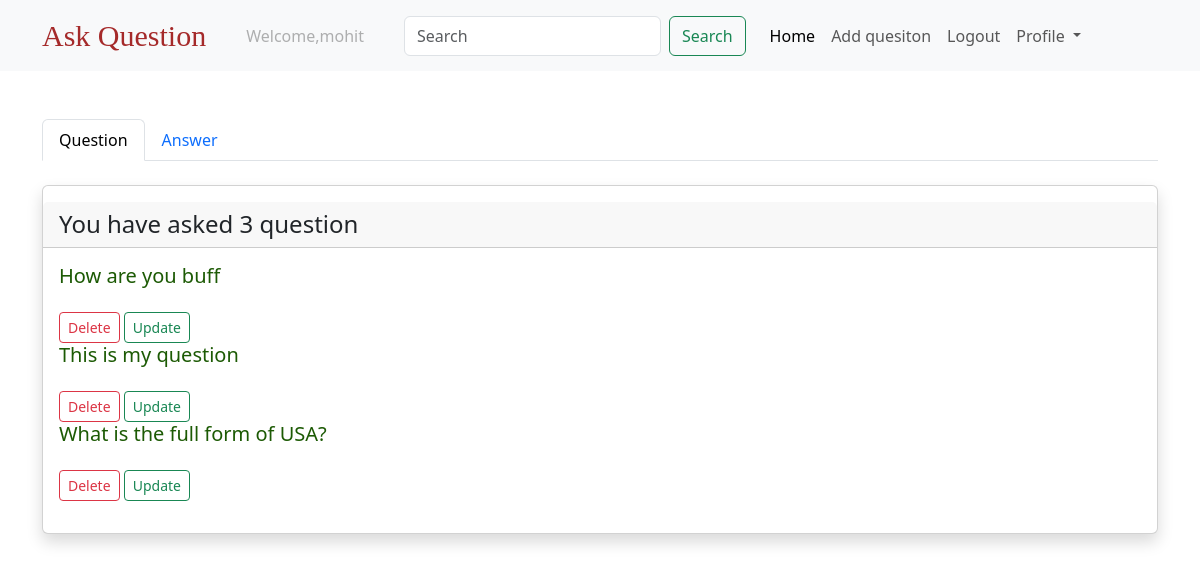
/list/ (signed in), run on the app's committed database.
### users/models.py (models this page shows)
class CustomUser(AbstractUser):
    pass

### questions/models.py (models this page shows, shortened)
class Question(models.Model):
    created_at = models.DateTimeField(auto_now_add=True)
    title = models.CharField(max_length=250)
    body = models.TextField()
    slug = models.SlugField(max_length=250, unique=True)
    author = models.ForeignKey(settings.AUTH_USER_MODEL,
                               on_delete=models.CASCADE,
                               related_name='questions')

### questions/views.py (the view)
# urls.py: path('list/',list_info,name = 'list'),
@login_required
def list_info(request):
    questions = Question.objects.filter(author = request.user).order_by('-created_at')
    answers = Answer.objects.filter(author = request.user).order_by("-created_at")
    return render(request,'list_info.html',{'questions':questions,'answers':answers})

### templates/list_info.html (shortened to what this page needs)
{% extends "base.html"%}
{% load crispy_forms_tags %}
{% block body %}
<div class = "container mt-5">
    <nav>
        <div class="nav nav-tabs" id="nav-tab" role="tablist">
          <button class="nav-link active" id="nav-home-tab" data-bs-toggle="tab" data-bs-target="#nav-home" type="button" role="tab" aria-controls="nav-home" aria-selected="true">Question</button>
          <button class="nav-link" id="nav-profile-tab" data-bs-toggle="tab" data-bs-target="#nav-profile" type="button" role="tab" aria-controls="nav-profile" aria-selected="false">Answer</button>
        </div>
      </nav>
      <div class="tab-content" id="nav-tabContent">
        <div class="tab-pane fade show active" id="nav-home" role="tabpanel" aria-labelledby="nav-home-tab" tabindex="0">
                <div class = 'card mt-4 py-3 shadow'>
                    <h4 class = "card-header"> You have asked {{ questions.count}} question</h4>
                    <div class = "card-body">
                        {% for question in questions %}
                          <h5 class = "card-text"><a class = "link-style" href="{% url 'question-details' question.slug %}">{{question.title}}</a></h5>
                          <a  class = "btn btn-outline-danger btn-sm mt-3"href="{% url 'delete-question' question.slug%}">Delete</a>
                          <a  class = "btn btn-outline-success btn-sm mt-3"href="{% url 'update-question' question.slug%}">Update</a>
                        {% endfor %}
                    </div>
                </div>
        </div>
        </div>
      </div>
{% endblock %}

### templates/navbar.html (shortened to what this page needs)
<nav class="navbar navbar-expand-lg bg-body-tertiary">
    <div class="container">
      <a class="navbar-brand text-style" href="{%url 'question-list'%}">Ask Question</a>
      <div class="collapse navbar-collapse" id="navbarSupportedContent">
        <ul class="navbar-nav me-auto mb-2 mb-lg-0">
          {% if request.user.is_authenticated %}
            <li class="nav-item mx-3">
                <a class="nav-link disabled" aria-disabled="true">Welcome,{{request.user.username}}</a>
              </li>
              <form class="d-flex mx-3" role="search">
                <input class="form-control me-2" type="search" placeholder="Search" name = "q"aria-label="Search">
                <button class="btn btn-outline-success" type="submit">Search</button>
              </form>
          <li class="nav-item">
            <a class="nav-link active" aria-current="page" href="{% url 'question-list'%}">Home</a>
          </li>
          <li class="nav-item">
            <a class="nav-link" href="{% url 'add-question'%}">Add quesiton</a>
          </li>
          <li class="nav-item">
            <a class="nav-link" href="{% url 'logout'%}">Logout</a>
          </li>
          <li class="nav-item dropdown">
            <a class="nav-link dropdown-toggle" href="#" role="button" data-bs-toggle="dropdown" aria-expanded="false">
             Profile
            </a>
          {% endif%}
        </ul>
      </div>
    </div>
  </nav>

### templates/navbar.html (style rules this page uses)
.text-style { font-size: 30px !important; font-family: fantasy !important; color:brown !important; }

### templates/list_info.html (style rules this page uses)
.link-style { text-decoration:none; color: rgb(28,90,4); }

### data on the page
CustomUser: user.username "mohit"
Question: title "How are you buff"
Question: title "This is my question"
Question: title "What is the full form of USA?"

### other printed values
{{ questions.count }} "3"
